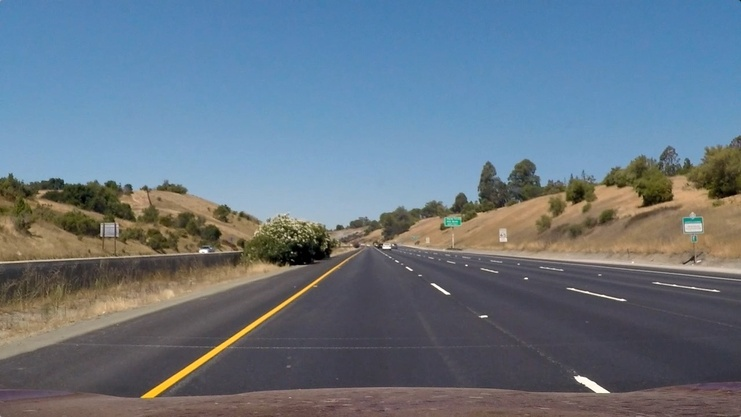
#> input picture test_images/straight_lines1.jpg, 741 x 417 px, shrunk from 1280 x 720 before the run; its folder holds only this picture in this run
$ jupyter execute --allow-errors Perspective_Transformation.ipynb   (shell and % lines are left out)   (older library calls are emulated)
#> lines starting #> are read from the running program, lines starting #| are printed output that depends on the picture
# Step 3 : **Perspective Transformation**

**Apply a perspective transform to rectify binary image ("birds-eye view").**

[cell 1]
import numpy as np
import cv2
import glob
import matplotlib.pyplot as plt
import matplotlib.image as mpimg

import pickle

**Camera Calibration**

[cell 2]
# Read in the saved camera matrix and distortion coefficients
cameraCalibrationImgs = pickle.load( open( "Camera_Calibration.p", "rb" ) )
#> (reads pickled_data/Camera_Calibration.p from the repository)
mtx = cameraCalibrationImgs["mtx"]
dist = cameraCalibrationImgs["dist"]

[cell 3]
# Load test images using glob.
# read test images using cv2.imread .
testImages = list(map(lambda imageFileName: (imageFileName, cv2.imread(imageFileName)),
                      glob.glob('test_images/st*.jpg')))
#> testImages = 1 item

[cell 4]
# convert test images to RGB to show
Test_imgsToShow = []
for fname in testImages:
    fileName, img = fname
    img = cv2.cvtColor(img,cv2.COLOR_BGR2RGB)
    Test_imgsToShow.append(img)
#> this loop made 1 pass
#> fileName on pass 1: 'test_images/straight_lines1.jpg'
#> after the loop, Test_imgsToShow = 1 item

[cell 5]
def show_image(images):
    n: int = len(images)
#> n = 1
    f = plt.figure(figsize=(20,10))
    for i in range(n):
        f.add_subplot(1,2, i + 1)
        plt.imshow(images[i])

show_image(Test_imgsToShow)
# plt.savefig("straight_lines_imgsTest.png")

**Undistort**

[cell 6]
def cal_undistort(img, mtx, dist) :

  """
  Undistort the image with `mtx`, `dist`.

  """
  #Undistorting a test image:
  undist = cv2.undistort(img, mtx, dist, None, mtx)

  return undist

[cell 7]
# [11 lines left out: function hls_select, not called in this run]

[cell 8]
# [32 lines left out: function unwarp, not called in this run]

[cell 9]
# apply cal_undistort function to testimages and pask the images in a list
Undist_images = []
for fname in testImages:
    fileName, img = fname
    Undist = cal_undistort(img, mtx, dist)
    Undist_images.append(Undist)
#> this loop made 1 pass
#> pass 1, in cal_undistort, `undist = cv2.undistort(img, mtx, dist, None, mtx)`:
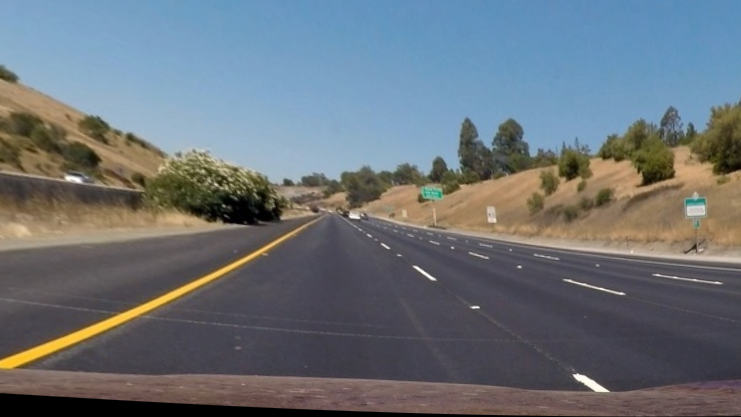
#> undist: shape (417, 741, 3); mean B, G, R 120.1, 113.7, 106.7
#> img is the input picture: shape (417, 741, 3); mean B, G, R 131.2, 117.7, 103.2
#> after the loop, Undist_images = 1 item
